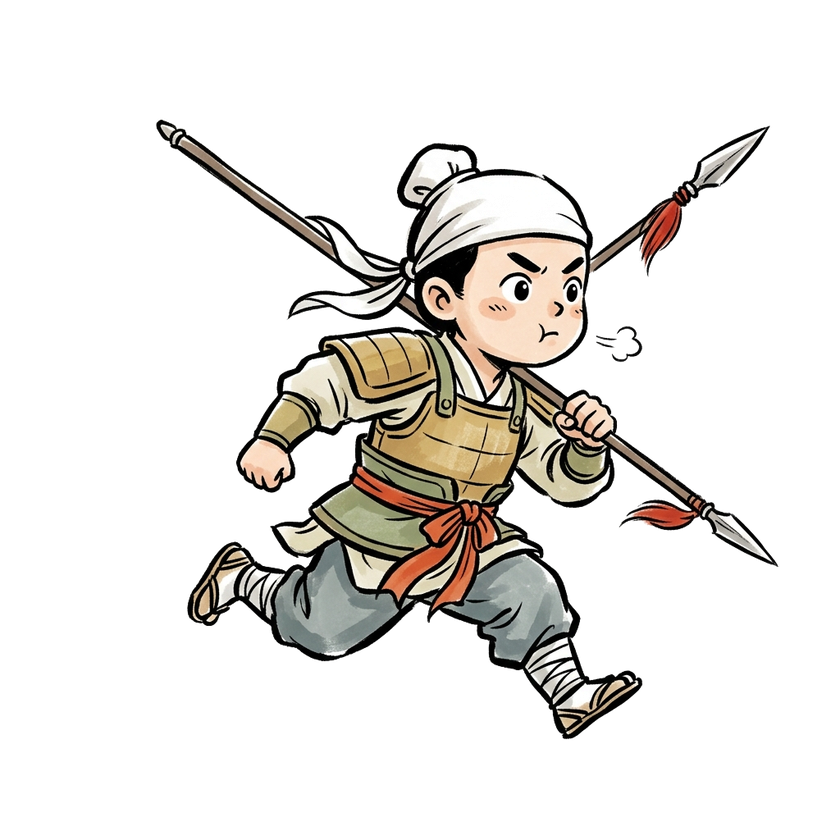
#> input picture test-artifacts/material-generation/2026-07-19/title-mascot-transparent-output.png, 840 x 840 px, shrunk from 1024 x 1024 before the run
$ python prepare-title-mascot.py
#> lines starting #> are read from the running program, lines starting #| are printed output that depends on the picture
#!/usr/bin/env python3
"""裁去 Jiekou 抠图结果的透明留白，保留少量防截断边距。"""

from pathlib import Path

from PIL import Image


ROOT = Path(__file__).resolve().parents[1]
SOURCE = ROOT / "test-artifacts/material-generation/2026-07-19/title-mascot-transparent-output.png"
OUTPUT = ROOT / "assets/title-mascot-jiekou-v1.png"


def main() -> None:
    image = Image.open(SOURCE).convert("RGBA")
#> image is the input picture: PIL image 840x840 RGBA; mean R, G, B, A 30.8, 28.4, 25.2, 53
    bbox = image.getchannel("A").getbbox()
#> bbox = (153, 117, 781, 742)
    if not bbox:
        raise RuntimeError("素材没有可见像素，不能裁切")

    left, top, right, bottom = bbox
#> left = 153; top = 117; right = 781; bottom = 742
    padding = max(8, round(max(right - left, bottom - top) * 0.035))
#> padding = 22
    crop_box = (
        max(0, left - padding),
        max(0, top - padding),
        min(image.width, right + padding),
        min(image.height, bottom + padding),
    )
#> crop_box = (131, 95, 803, 764)
    image.crop(crop_box).save(OUTPUT, optimize=True)
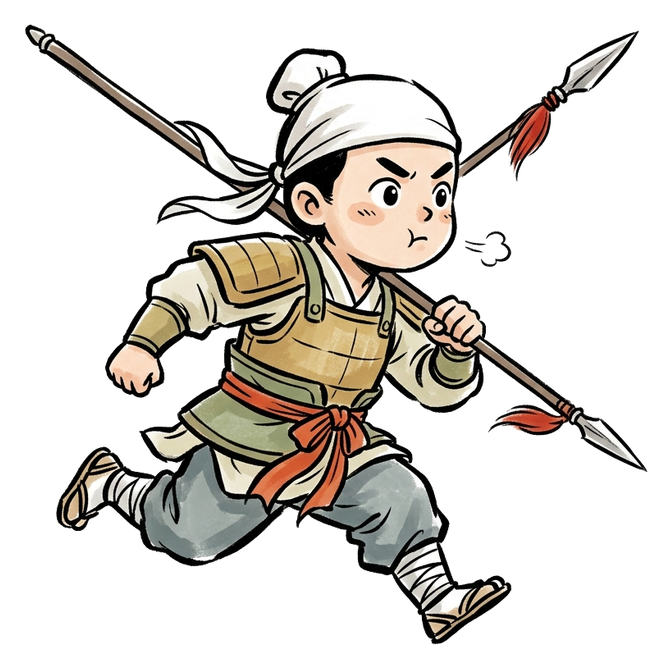
#> saved as title-mascot-jiekou-v1.png: PIL image 672x669 RGBA; mean R, G, B, A 48.3, 44.5, 39.5, 83.2; transparent parts drawn white
    print(f"source={image.size} alpha_bbox={bbox} crop={crop_box} output={Image.open(OUTPUT).size}")
#| source=(840, 840) alpha_bbox=(153, 117, 781, 742) crop=(131, 95, 803, 764) output=(672, 669)


if __name__ == "__main__":
    main()
